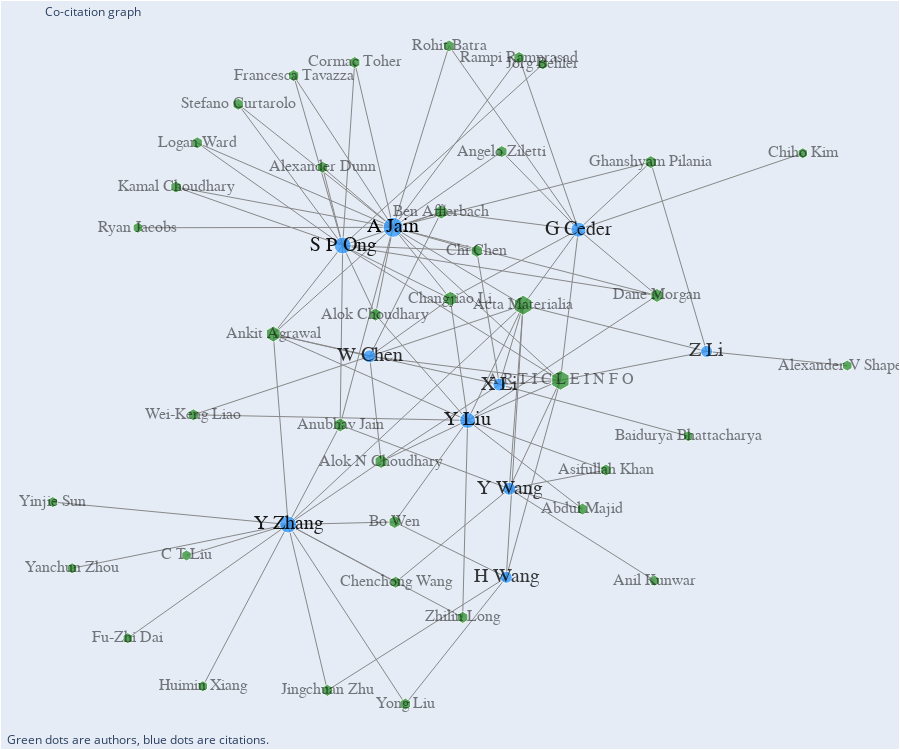

The cell this chart's notebook holds for it:
### Code cell
fig = go.Figure(data=list_edge_traces + [node_trace_author, node_trace_citation],
                layout=go.Layout(
                    title='<br>Co-citation graph',
                    titlefont_size=12,
                    height=750,
                    width=None,
                    showlegend=False,
                    hovermode='closest',
                    margin=dict(b=1,l=1,r=1,t=1), # b=20,l=5,r=5,t=40
                    annotations=[dict(text="Green dots are authors, blue dots are citations.",
                                      showarrow=False,
                                      xref="paper",
                                      yref="paper",
                                      x=0.005,
                                      y=-0.002)],
                    xaxis=dict(showgrid=False,
                               zeroline=False,
                               showticklabels=False),
                    yaxis=dict(showgrid=False,
                               zeroline=False,
                               showticklabels=False),)
                )

# for edge_trace in list_edge_traces:
#     fig.add_trace(edge_trace)
    
for trace in list_text_traces:
    fig.add_trace(trace)

fig.show()
